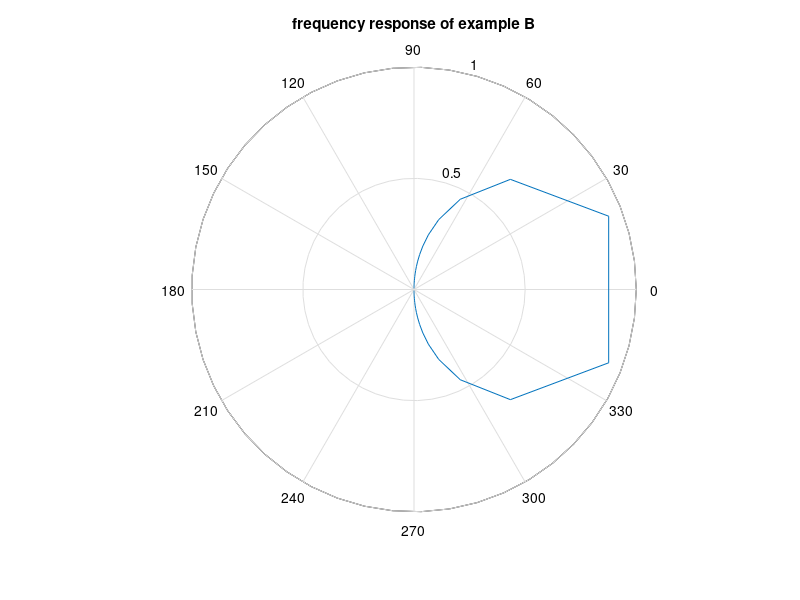

MATLAB code to generate this figure:
% Frequency response of example B
R=0.5; C=0.1; L=0.1; %values of the components
num=[R*C 0]; % transfer function numerator;
den=[L*C R*C 1]; %transfer function denominator
w=logspace(-1,3); %logaritmic set of frequency values
G=freqs(num,den,w); %computes frequency response
FI=angle(G); %take phases (rad.)
polar(FI,abs(G)); %plots frequency response
title('frequency response of example B')
